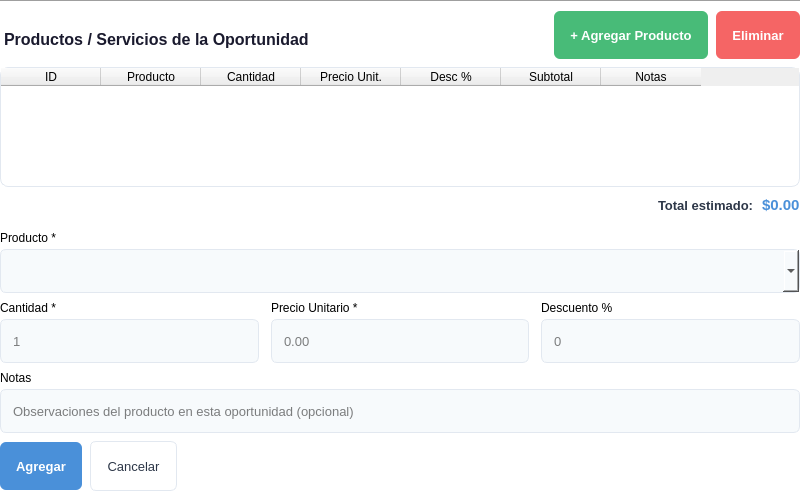
<?xml version="1.0" encoding="UTF-8"?>
<ui version="4.0">
 <class>OportunidadProductosWidget</class>
 <widget class="QWidget" name="OportunidadProductosWidget">
  <property name="geometry">
   <rect><x>0</x><y>0</y><width>800</width><height>480</height></rect>
  </property>
  <property name="styleSheet">
   <string notr="true">
QWidget#OportunidadProductosWidget { background-color: transparent; }

QLabel#prodWidgetTitle {
    font-size: 16px; font-weight: bold; color: #1a1a2e; padding-top: 8px;
}
QFrame#prodSeparator { color: #e2e8f0; }

QPushButton#btn_agregar_producto {
    background-color: #48bb78; color: white; border: none; border-radius: 6px;
    font-size: 13px; font-weight: 600; padding: 8px 16px; min-height: 32px;
}
QPushButton#btn_agregar_producto:hover { background-color: #38a168; }

QPushButton#btn_eliminar_producto {
    background-color: #f56565; color: white; border: none; border-radius: 6px;
    font-size: 13px; font-weight: 600; padding: 8px 16px; min-height: 32px;
}
QPushButton#btn_eliminar_producto:hover { background-color: #e55555; }

QPushButton#btn_confirmar_agregar {
    background-color: #4a90d9; color: white; border: none; border-radius: 6px;
    font-size: 13px; font-weight: 600; padding: 8px 16px; min-height: 32px;
}
QPushButton#btn_confirmar_agregar:hover { background-color: #3a7bc8; }

QPushButton#btn_cancelar_agregar {
    background-color: white; color: #2d3748; border: 1px solid #e2e8f0;
    border-radius: 6px; font-size: 13px; padding: 8px 16px; min-height: 32px;
}
QPushButton#btn_cancelar_agregar:hover { background-color: #f7fafc; }

QTableWidget#tabla_op_productos {
    background-color: white; border: 1px solid #e2e8f0; border-radius: 8px;
    gridline-color: #f0f2f5; font-size: 13px;
}
QTableWidget#tabla_op_productos QHeaderView::section {
    background-color: #f7fafc; color: #2d3748; font-weight: bold;
    font-size: 12px; padding: 8px; border: none; border-bottom: 1px solid #e2e8f0;
}
QTableWidget#tabla_op_productos::item {
    padding: 8px; border-bottom: 1px solid #f0f2f5;
}
QTableWidget#tabla_op_productos::item:selected {
    background-color: #ebf8ff; color: #2c5282;
}

QLineEdit, QComboBox {
    padding: 6px 10px; border: 1px solid #e2e8f0; border-radius: 6px;
    background-color: #f7fafc; font-size: 13px; min-height: 30px;
}
QLineEdit:focus, QComboBox:focus { border: 1px solid #4a90d9; background-color: white; }

QLabel#prodTotalLabel {
    font-size: 13px; font-weight: bold; color: #2d3748;
}
QLabel#prodTotalValor {
    font-size: 15px; font-weight: bold; color: #4a90d9;
}
   </string>
  </property>
  <layout class="QVBoxLayout" name="outerLayout">
   <property name="leftMargin"><number>0</number></property>
   <property name="topMargin"><number>0</number></property>
   <property name="rightMargin"><number>0</number></property>
   <property name="bottomMargin"><number>0</number></property>
   <property name="spacing"><number>8</number></property>

   <!-- Separador + Titulo -->
   <item>
    <widget class="QFrame" name="prodSeparator">
     <property name="frameShape"><enum>QFrame::HLine</enum></property>
     <property name="frameShadow"><enum>QFrame::Sunken</enum></property>
    </widget>
   </item>
   <item>
    <layout class="QHBoxLayout" name="headerProdLayout">
     <item>
      <widget class="QLabel" name="prodWidgetTitle">
       <property name="text"><string>Productos / Servicios de la Oportunidad</string></property>
      </widget>
     </item>
     <item>
      <spacer name="headerProdSpacer">
       <property name="orientation"><enum>Qt::Horizontal</enum></property>
       <property name="sizeHint" stdset="0"><size><width>40</width><height>20</height></size></property>
      </spacer>
     </item>
     <item>
      <widget class="QPushButton" name="btn_agregar_producto">
       <property name="text"><string>+ Agregar Producto</string></property>
       <property name="cursor"><cursorShape>PointingHandCursor</cursorShape></property>
      </widget>
     </item>
     <item>
      <widget class="QPushButton" name="btn_eliminar_producto">
       <property name="text"><string>Eliminar</string></property>
       <property name="cursor"><cursorShape>PointingHandCursor</cursorShape></property>
      </widget>
     </item>
    </layout>
   </item>

   <!-- Tabla de productos -->
   <item>
    <widget class="QTableWidget" name="tabla_op_productos">
     <property name="editTriggers"><set>QAbstractItemView::NoEditTriggers</set></property>
     <property name="selectionMode"><enum>QAbstractItemView::SingleSelection</enum></property>
     <property name="selectionBehavior"><enum>QAbstractItemView::SelectRows</enum></property>
     <property name="minimumSize"><size><width>0</width><height>120</height></size></property>
     <property name="maximumSize"><size><width>16777215</width><height>180</height></size></property>
     <property name="columnCount"><number>7</number></property>
     <column><property name="text"><string>ID</string></property></column>
     <column><property name="text"><string>Producto</string></property></column>
     <column><property name="text"><string>Cantidad</string></property></column>
     <column><property name="text"><string>Precio Unit.</string></property></column>
     <column><property name="text"><string>Desc %</string></property></column>
     <column><property name="text"><string>Subtotal</string></property></column>
     <column><property name="text"><string>Notas</string></property></column>
    </widget>
   </item>

   <!-- Total -->
   <item>
    <layout class="QHBoxLayout" name="totalProdLayout">
     <item>
      <spacer name="totalProdSpacer">
       <property name="orientation"><enum>Qt::Horizontal</enum></property>
       <property name="sizeHint" stdset="0"><size><width>40</width><height>20</height></size></property>
      </spacer>
     </item>
     <item>
      <widget class="QLabel" name="prodTotalLabel">
       <property name="text"><string>Total estimado:</string></property>
      </widget>
     </item>
     <item>
      <widget class="QLabel" name="prodTotalValor">
       <property name="text"><string>$0.00</string></property>
       <property name="minimumWidth"><number>120</number></property>
      </widget>
     </item>
    </layout>
   </item>

   <!-- Formulario para agregar producto (oculto inicialmente) -->
   <item>
    <widget class="QWidget" name="formProductoContainer" native="true">
     <layout class="QVBoxLayout" name="formProdLayout">
      <property name="leftMargin"><number>0</number></property>
      <property name="topMargin"><number>8</number></property>
      <property name="rightMargin"><number>0</number></property>
      <property name="bottomMargin"><number>0</number></property>
      <property name="spacing"><number>8</number></property>
      <!-- Row 1: Producto -->
      <item>
       <layout class="QVBoxLayout" name="comboProdLayout">
        <property name="spacing"><number>4</number></property>
        <item>
         <widget class="QLabel" name="label_combo_producto">
          <property name="text"><string>Producto *</string></property>
         </widget>
        </item>
        <item>
         <widget class="QComboBox" name="combo_producto_op"/>
        </item>
       </layout>
      </item>
      <!-- Row 2: Cantidad + Precio + Descuento -->
      <item>
       <layout class="QHBoxLayout" name="rowQtyLayout">
        <property name="spacing"><number>12</number></property>
        <item>
         <layout class="QVBoxLayout" name="cantidadProdLayout">
          <property name="spacing"><number>4</number></property>
          <item><widget class="QLabel" name="label_cantidad_op"><property name="text"><string>Cantidad *</string></property></widget></item>
          <item><widget class="QLineEdit" name="input_cantidad_op"><property name="placeholderText"><string>1</string></property></widget></item>
         </layout>
        </item>
        <item>
         <layout class="QVBoxLayout" name="precioProdLayout">
          <property name="spacing"><number>4</number></property>
          <item><widget class="QLabel" name="label_precio_op"><property name="text"><string>Precio Unitario *</string></property></widget></item>
          <item><widget class="QLineEdit" name="input_precio_op"><property name="placeholderText"><string>0.00</string></property></widget></item>
         </layout>
        </item>
        <item>
         <layout class="QVBoxLayout" name="descProdLayout">
          <property name="spacing"><number>4</number></property>
          <item><widget class="QLabel" name="label_descuento_op"><property name="text"><string>Descuento %</string></property></widget></item>
          <item><widget class="QLineEdit" name="input_descuento_op"><property name="placeholderText"><string>0</string></property></widget></item>
         </layout>
        </item>
       </layout>
      </item>
      <!-- Row 3: Notas -->
      <item>
       <layout class="QVBoxLayout" name="notasProdLayout">
        <property name="spacing"><number>4</number></property>
        <item><widget class="QLabel" name="label_notas_op"><property name="text"><string>Notas</string></property></widget></item>
        <item><widget class="QLineEdit" name="input_notas_op"><property name="placeholderText"><string>Observaciones del producto en esta oportunidad (opcional)</string></property></widget></item>
       </layout>
      </item>
      <!-- Botones -->
      <item>
       <layout class="QHBoxLayout" name="formProdBotonesLayout">
        <property name="spacing"><number>8</number></property>
        <item>
         <widget class="QPushButton" name="btn_confirmar_agregar">
          <property name="cursor"><cursorShape>PointingHandCursor</cursorShape></property>
          <property name="text"><string>Agregar</string></property>
         </widget>
        </item>
        <item>
         <widget class="QPushButton" name="btn_cancelar_agregar">
          <property name="cursor"><cursorShape>PointingHandCursor</cursorShape></property>
          <property name="text"><string>Cancelar</string></property>
         </widget>
        </item>
        <item>
         <spacer name="formProdBotonesSpacer">
          <property name="orientation"><enum>Qt::Horizontal</enum></property>
          <property name="sizeHint" stdset="0"><size><width>40</width><height>20</height></size></property>
         </spacer>
        </item>
       </layout>
      </item>
     </layout>
    </widget>
   </item>

  </layout>
 </widget>
 <resources/>
 <connections/>
</ui>
